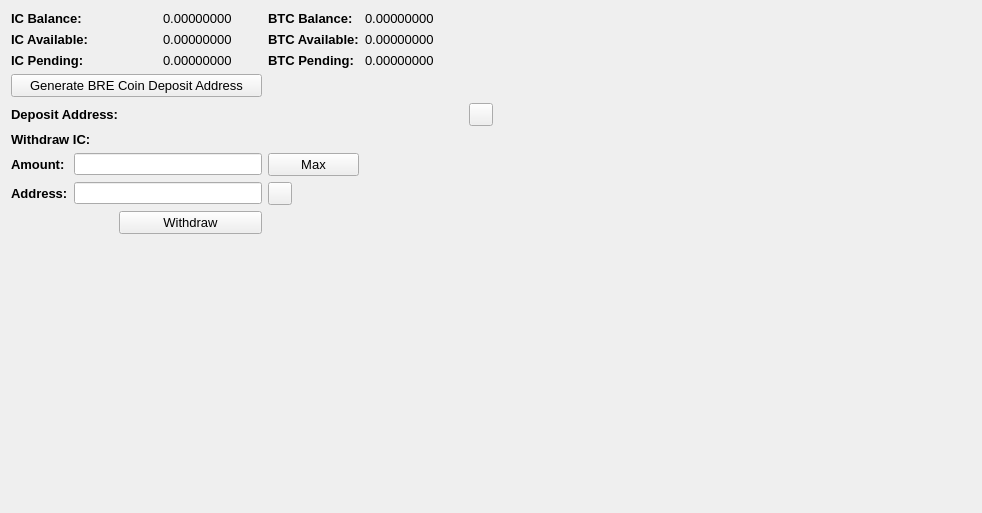
     <widget class="QWidget" name="BalanceTab">
      <attribute name="title">
       <string>Balance</string>
      </attribute>
      <layout class="QGridLayout" name="gridLayout_2">
       <item row="0" column="0" colspan="2">
        <widget class="QLabel" name="label_11">
         <property name="font">
          <font>
           <pointsize>10</pointsize>
           <weight>75</weight>
           <bold>true</bold>
          </font>
         </property>
         <property name="text">
          <string>IC Balance:</string>
         </property>
        </widget>
       </item>
       <item row="0" column="3">
        <widget class="QLabel" name="HMBalanceLabel">
         <property name="font">
          <font>
           <pointsize>10</pointsize>
          </font>
         </property>
         <property name="text">
          <string>0.00000000</string>
         </property>
         <property name="textInteractionFlags">
          <set>Qt::LinksAccessibleByMouse|Qt::TextSelectableByMouse</set>
         </property>
        </widget>
       </item>
       <item row="0" column="4">
        <widget class="QLabel" name="label_12">
         <property name="font">
          <font>
           <pointsize>10</pointsize>
           <weight>75</weight>
           <bold>true</bold>
          </font>
         </property>
         <property name="text">
          <string>BTC Balance:</string>
         </property>
        </widget>
       </item>
       <item row="0" column="5">
        <widget class="QLabel" name="BitcoinBalanceLabel">
         <property name="font">
          <font>
           <pointsize>10</pointsize>
          </font>
         </property>
         <property name="text">
          <string>0.00000000</string>
         </property>
         <property name="textInteractionFlags">
          <set>Qt::LinksAccessibleByMouse|Qt::TextSelectableByMouse</set>
         </property>
        </widget>
       </item>
       <item row="0" column="7" rowspan="10">
        <spacer name="horizontalSpacer_4">
         <property name="orientation">
          <enum>Qt::Horizontal</enum>
         </property>
         <property name="sizeHint" stdset="0">
          <size>
           <width>478</width>
           <height>488</height>
          </size>
         </property>
        </spacer>
       </item>
       <item row="1" column="0" colspan="2">
        <widget class="QLabel" name="label_13">
         <property name="font">
          <font>
           <pointsize>10</pointsize>
           <weight>75</weight>
           <bold>true</bold>
          </font>
         </property>
         <property name="text">
          <string>IC Available:</string>
         </property>
        </widget>
       </item>
       <item row="1" column="3">
        <widget class="QLabel" name="HMAvailableLabel_2">
         <property name="font">
          <font>
           <pointsize>10</pointsize>
          </font>
         </property>
         <property name="text">
          <string>0.00000000</string>
         </property>
         <property name="textInteractionFlags">
          <set>Qt::LinksAccessibleByMouse|Qt::TextSelectableByMouse</set>
         </property>
        </widget>
       </item>
       <item row="1" column="4">
        <widget class="QLabel" name="label_15">
         <property name="font">
          <font>
           <pointsize>10</pointsize>
           <weight>75</weight>
           <bold>true</bold>
          </font>
         </property>
         <property name="text">
          <string>BTC Available:</string>
         </property>
        </widget>
       </item>
       <item row="1" column="5">
        <widget class="QLabel" name="BitcoinAvailableLabel">
         <property name="font">
          <font>
           <pointsize>10</pointsize>
          </font>
         </property>
         <property name="text">
          <string>0.00000000</string>
         </property>
         <property name="textInteractionFlags">
          <set>Qt::LinksAccessibleByMouse|Qt::TextSelectableByMouse</set>
         </property>
        </widget>
       </item>
       <item row="2" column="0" colspan="2">
        <widget class="QLabel" name="label_14">
         <property name="font">
          <font>
           <pointsize>10</pointsize>
           <weight>75</weight>
           <bold>true</bold>
          </font>
         </property>
         <property name="text">
          <string>IC Pending:</string>
         </property>
        </widget>
       </item>
       <item row="2" column="3">
        <widget class="QLabel" name="HMPendingLabel">
         <property name="font">
          <font>
           <pointsize>10</pointsize>
          </font>
         </property>
         <property name="text">
          <string>0.00000000</string>
         </property>
         <property name="textInteractionFlags">
          <set>Qt::LinksAccessibleByMouse|Qt::TextSelectableByMouse</set>
         </property>
        </widget>
       </item>
       <item row="2" column="4">
        <widget class="QLabel" name="label_31">
         <property name="font">
          <font>
           <pointsize>10</pointsize>
           <weight>75</weight>
           <bold>true</bold>
          </font>
         </property>
         <property name="text">
          <string>BTC Pending:</string>
         </property>
        </widget>
       </item>
       <item row="2" column="5">
        <widget class="QLabel" name="BitcoinPendingLabel">
         <property name="font">
          <font>
           <pointsize>10</pointsize>
          </font>
         </property>
         <property name="text">
          <string>0.00000000</string>
         </property>
         <property name="textInteractionFlags">
          <set>Qt::LinksAccessibleByMouse|Qt::TextSelectableByMouse</set>
         </property>
        </widget>
       </item>
       <item row="3" column="0" colspan="4">
        <widget class="QPushButton" name="GenDepositBTN">
         <property name="font">
          <font>
           <pointsize>10</pointsize>
          </font>
         </property>
         <property name="text">
          <string>Generate BRE Coin Deposit Address</string>
         </property>
        </widget>
       </item>
       <item row="4" column="0" colspan="3">
        <widget class="QLabel" name="label_33">
         <property name="font">
          <font>
           <pointsize>10</pointsize>
           <weight>75</weight>
           <bold>true</bold>
          </font>
         </property>
         <property name="text">
          <string>Deposit Address:</string>
         </property>
        </widget>
       </item>
       <item row="4" column="3" colspan="3">
        <widget class="QLabel" name="DepositAddressLabel">
         <property name="minimumSize">
          <size>
           <width>300</width>
           <height>0</height>
          </size>
         </property>
         <property name="palette">
          <palette>
           <active>
            <colorrole role="WindowText">
             <brush brushstyle="SolidPattern">
              <color alpha="255">
               <red>0</red>
               <green>0</green>
               <blue>0</blue>
              </color>
             </brush>
            </colorrole>
            <colorrole role="Text">
             <brush brushstyle="SolidPattern">
              <color alpha="255">
               <red>0</red>
               <green>0</green>
               <blue>255</blue>
              </color>
             </brush>
            </colorrole>
           </active>
           <inactive>
            <colorrole role="WindowText">
             <brush brushstyle="SolidPattern">
              <color alpha="255">
               <red>0</red>
               <green>0</green>
               <blue>0</blue>
              </color>
             </brush>
            </colorrole>
            <colorrole role="Text">
             <brush brushstyle="SolidPattern">
              <color alpha="255">
               <red>0</red>
               <green>0</green>
               <blue>255</blue>
              </color>
             </brush>
            </colorrole>
           </inactive>
           <disabled>
            <colorrole role="WindowText">
             <brush brushstyle="SolidPattern">
              <color alpha="255">
               <red>120</red>
               <green>120</green>
               <blue>120</blue>
              </color>
             </brush>
            </colorrole>
            <colorrole role="Text">
             <brush brushstyle="SolidPattern">
              <color alpha="255">
               <red>120</red>
               <green>120</green>
               <blue>120</blue>
              </color>
             </brush>
            </colorrole>
           </disabled>
          </palette>
         </property>
         <property name="font">
          <font>
           <pointsize>10</pointsize>
           <weight>75</weight>
           <bold>true</bold>
          </font>
         </property>
         <property name="text">
          <string/>
         </property>
         <property name="alignment">
          <set>Qt::AlignRight|Qt::AlignTrailing|Qt::AlignVCenter</set>
         </property>
         <property name="textInteractionFlags">
          <set>Qt::LinksAccessibleByMouse|Qt::TextSelectableByKeyboard|Qt::TextSelectableByMouse</set>
         </property>
        </widget>
       </item>
       <item row="4" column="6">
        <widget class="QToolButton" name="DepositCopyButton">
         <property name="toolTip">
          <string>Copy to clipboard</string>
         </property>
         <property name="text">
          <string/>
         </property>
         <property name="icon">
          <iconset resource="../bitcoin.qrc">
           <normaloff>:/icons/editcopy</normaloff>:/icons/editcopy</iconset>
         </property>
         <property name="shortcut">
          <string>Alt+P</string>
         </property>
        </widget>
       </item>
       <item row="5" column="0" colspan="2">
        <widget class="QLabel" name="label_34">
         <property name="font">
          <font>
           <pointsize>10</pointsize>
           <weight>75</weight>
           <bold>true</bold>
          </font>
         </property>
         <property name="text">
          <string>Withdraw IC:</string>
         </property>
        </widget>
       </item>
       <item row="6" column="0">
        <widget class="QLabel" name="label_26">
         <property name="font">
          <font>
           <pointsize>10</pointsize>
           <weight>75</weight>
           <bold>true</bold>
          </font>
         </property>
         <property name="text">
          <string>Amount:</string>
         </property>
        </widget>
       </item>
       <item row="6" column="1" colspan="3">
        <widget class="QLineEdit" name="WithdrawUnitsInput">
         <property name="font">
          <font>
           <pointsize>9</pointsize>
           <weight>75</weight>
           <bold>true</bold>
          </font>
         </property>
         <property name="text">
          <string/>
         </property>
        </widget>
       </item>
       <item row="6" column="4">
        <widget class="QPushButton" name="Withdraw_Max_Amount">
         <property name="font">
          <font>
           <pointsize>10</pointsize>
          </font>
         </property>
         <property name="text">
          <string>Max</string>
         </property>
        </widget>
       </item>
       <item row="7" column="0">
        <widget class="QLabel" name="label_10">
         <property name="font">
          <font>
           <pointsize>10</pointsize>
           <weight>75</weight>
           <bold>true</bold>
          </font>
         </property>
         <property name="text">
          <string>Address:</string>
         </property>
        </widget>
       </item>
       <item row="7" column="1" colspan="3">
        <widget class="QLineEdit" name="WithdrawAddress">
         <property name="font">
          <font>
           <pointsize>9</pointsize>
           <weight>75</weight>
           <bold>true</bold>
          </font>
         </property>
        </widget>
       </item>
       <item row="7" column="4">
        <widget class="QToolButton" name="WithdrawPasteButton">
         <property name="toolTip">
          <string>Paste from clipboard</string>
         </property>
         <property name="text">
          <string/>
         </property>
         <property name="icon">
          <iconset resource="../bitcoin.qrc">
           <normaloff>:/icons/editpaste</normaloff>:/icons/editpaste</iconset>
         </property>
         <property name="shortcut">
          <string>Alt+P</string>
         </property>
        </widget>
       </item>
       <item row="8" column="2" colspan="2">
        <widget class="QPushButton" name="WithdrawUnitsBtn">
         <property name="font">
          <font>
           <pointsize>10</pointsize>
          </font>
         </property>
         <property name="text">
          <string>Withdraw</string>
         </property>
        </widget>
       </item>
       <item row="9" column="0" colspan="6">
        <spacer name="verticalSpacer">
         <property name="orientation">
          <enum>Qt::Vertical</enum>
         </property>
         <property name="sizeHint" stdset="0">
          <size>
           <width>428</width>
           <height>262</height>
          </size>
         </property>
        </spacer>
       </item>
      </layout>
      <zorder>label_31</zorder>
      <zorder>label_15</zorder>
      <zorder>label_12</zorder>
      <zorder>label_14</zorder>
      <zorder>label_13</zorder>
      <zorder>label_11</zorder>
      <zorder>BitcoinBalanceLabel</zorder>
      <zorder>HMBalanceLabel</zorder>
      <zorder>HMAvailableLabel_2</zorder>
      <zorder>HMPendingLabel</zorder>
      <zorder>BitcoinAvailableLabel</zorder>
      <zorder>BitcoinPendingLabel</zorder>
      <zorder>label_33</zorder>
      <zorder>GenDepositBTN</zorder>
      <zorder>DepositAddressLabel</zorder>
      <zorder>Withdraw_Max_Amount</zorder>
      <zorder>label_34</zorder>
      <zorder>WithdrawUnitsInput</zorder>
      <zorder>label_10</zorder>
      <zorder>label_26</zorder>
      <zorder>WithdrawAddress</zorder>
      <zorder>WithdrawUnitsBtn</zorder>
      <zorder>horizontalSpacer_4</zorder>
      <zorder>verticalSpacer</zorder>
      <zorder>WithdrawPasteButton</zorder>
      <zorder>DepositCopyButton</zorder>
     </widget>
